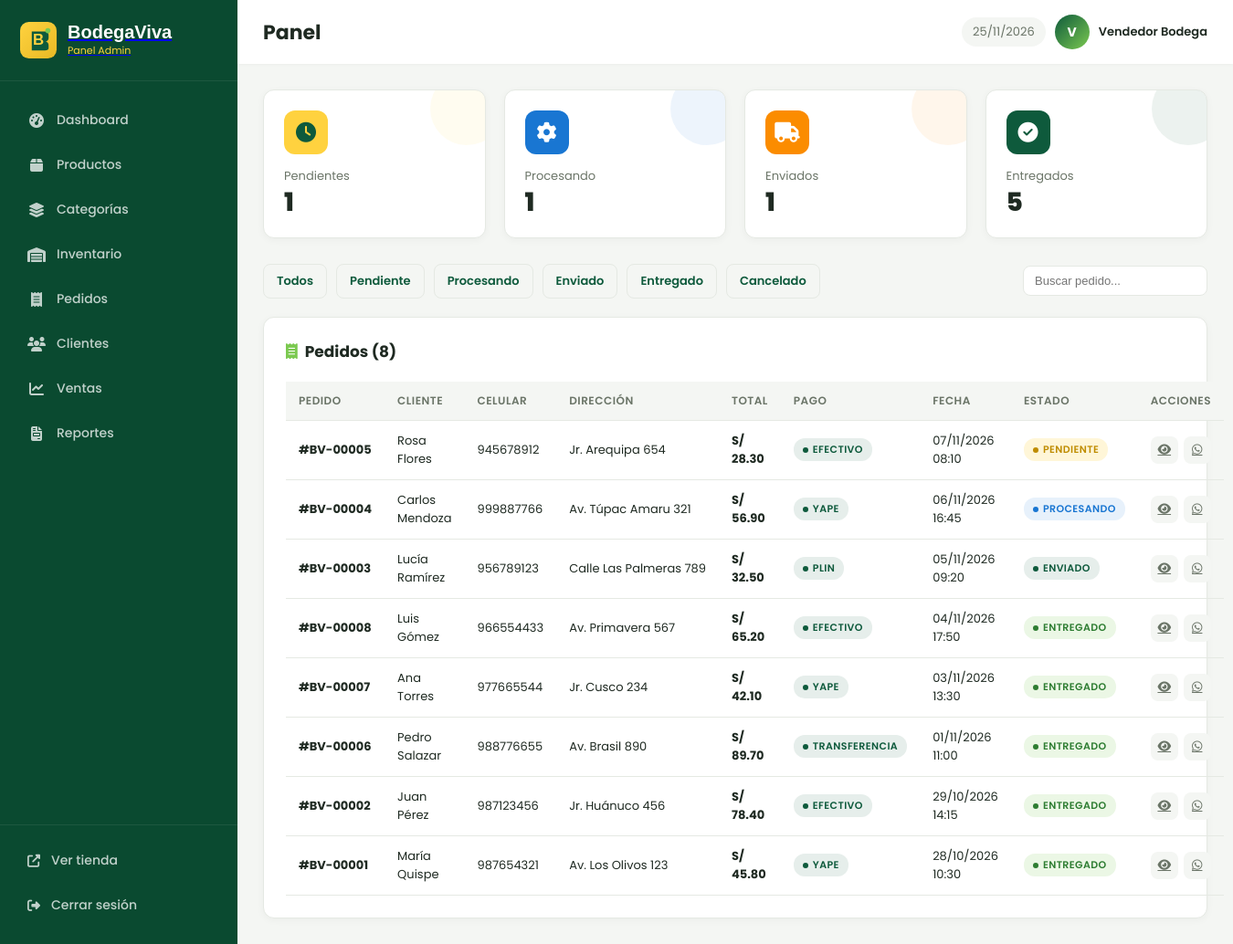
Page /admin/pedidos.php (signed in) on the committed database.
### tables this page shows
CREATE TABLE pedidos (
    id INT(11) NOT NULL AUTO_INCREMENT,
    cliente_id INT(11),
    nombre_cliente VARCHAR(100) NOT NULL,
    celular VARCHAR(20) NOT NULL,
    direccion VARCHAR(255) NOT NULL,
    referencia VARCHAR(255),
    metodo_pago ENUM('efectivo','yape','plin','transferencia') DEFAULT 'efectivo',
    total DECIMAL(10,2) NOT NULL,
    estado ENUM('pendiente','procesando','enviado','entregado','cancelado') DEFAULT 'pendiente',
    observaciones TEXT,
    fecha_pedido TIMESTAMP DEFAULT CURRENT_TIMESTAMP,
    PRIMARY KEY (id),
    FOREIGN KEY (cliente_id) REFERENCES clientes(id) ON DELETE SET NULL,
    INDEX idx_estado (estado),
    INDEX idx_fecha (fecha_pedido)
);

### config/db.php (called while the page is built, shortened)
<?php
require_once __DIR__ . '/config.php';
class Database {
    private static $instance = null;
    private $conn;
    private function __construct() {
        $this->conn = @new mysqli(DB_HOST, DB_USER, DB_PASS, DB_NAME);
        $this->conn->set_charset(DB_CHARSET);
    }
    public static function getInstance() {
        if (self::$instance === null) {
            self::$instance = new self();
        }
        return self::$instance;
    }
    public function query($sql, $params = []) {
        $stmt = $this->conn->prepare($sql);
        if (!empty($params)) {
            $types = $params[0];
            $values = array_slice($params, 1);
            $stmt->bind_param($types, ...$values);
        }
        $stmt->execute();
        return $stmt;
    }
    public function fetchAll($sql, $params = []) {
        $stmt = $this->query($sql, $params);
        $result = $stmt->get_result();
        $rows = [];
        while ($row = $result->fetch_assoc()) {
            $rows[] = $row;
        }
        return $rows;
    }
    public function fetchOne($sql, $params = []) {
        $rows = $this->fetchAll($sql, $params);
        return !empty($rows) ? $rows[0] : null;
    }
}
$db = Database::getInstance();

### config/config.php (called while the page is built, shortened)
<?php
$ESTADOS_PEDIDO = [
    'pendiente'   => ['label' => 'Pendiente', 'color' => 'warning'],
    'procesando'  => ['label' => 'Procesando', 'color' => 'info'],
    'enviado'     => ['label' => 'Enviado', 'color' => 'primary'],
    'entregado'   => ['label' => 'Entregado', 'color' => 'success'],
    'cancelado'   => ['label' => 'Cancelado', 'color' => 'danger'],
];

### admin/pedidos.php (the view, shortened to what this page needs)
<?php
require_once __DIR__ . '/../config/config.php';
require_once __DIR__ . '/../config/db.php';
require_once __DIR__ . '/../includes/header_admin.php';
$filtro = $_GET['estado'] ?? '';
$sql = "SELECT * FROM pedidos";
$params = [];
$sql .= " ORDER BY fecha_pedido DESC";
$pedidos = $db->fetchAll($sql, $params);
$pedidos_pendientes = $db->fetchOne("SELECT COUNT(*) AS t FROM pedidos WHERE estado='pendiente'")['t'];
$pedidos_procesando = $db->fetchOne("SELECT COUNT(*) AS t FROM pedidos WHERE estado='procesando'")['t'];
$pedidos_enviados = $db->fetchOne("SELECT COUNT(*) AS t FROM pedidos WHERE estado='enviado'")['t'];
$pedidos_entregados = $db->fetchOne("SELECT COUNT(*) AS t FROM pedidos WHERE estado='entregado'")['t'];
?>
<div class="stats-grid">
    <div class="stat-card yellow"><div class="stat-icon"><i class="fa-solid fa-clock"></i></div><div class="stat-label">Pendientes</div><div class="stat-value"><?= $pedidos_pendientes ?></div></div>
    <div class="stat-card blue"><div class="stat-icon"><i class="fa-solid fa-gear"></i></div><div class="stat-label">Procesando</div><div class="stat-value"><?= $pedidos_procesando ?></div></div>
    <div class="stat-card orange"><div class="stat-icon"><i class="fa-solid fa-truck"></i></div><div class="stat-label">Enviados</div><div class="stat-value"><?= $pedidos_enviados ?></div></div>
    <div class="stat-card green"><div class="stat-icon"><i class="fa-solid fa-circle-check"></i></div><div class="stat-label">Entregados</div><div class="stat-value"><?= $pedidos_entregados ?></div></div>
</div>
<div class="filter-bar">
    <div class="left">
        <a href="<?= SITE_URL ?>/admin/pedidos.php" class="btn-admin btn-admin-outline <?= !$filtro ? 'btn-admin-primary' : '' ?>">Todos</a>
        <?php foreach (['pendiente', 'procesando', 'enviado', 'entregado', 'cancelado'] as $est): ?>
            <a href="<?= SITE_URL ?>/admin/pedidos.php?estado=<?= $est ?>" class="btn-admin btn-admin-outline <?= $filtro === $est ? 'btn-admin-primary' : '' ?>">
                <?= $ESTADOS_PEDIDO[$est]['label'] ?>
            </a>
        <?php endforeach; ?>
    </div>
    <div class="right">
        <input type="text" id="tableSearch" placeholder="Buscar pedido..." style="padding:8px 12px; border:1px solid var(--admin-border); border-radius:8px; font-size:13px;">
    </div>
</div>
<div class="panel-card">
    <div class="panel-card-header">
        <h3><i class="fa-solid fa-receipt"></i> Pedidos (<?= count($pedidos) ?>)</h3>
    </div>
    <div class="table-responsive">
        <table class="data-table">
            <thead>
                <tr>
                    <th>Pedido</th>
                    <th>Cliente</th>
                    <th>Celular</th>
                    <th>Dirección</th>
                    <th>Total</th>
                    <th>Pago</th>
                    <th>Fecha</th>
                    <th>Estado</th>
                    <th>Acciones</th>
                </tr>
            </thead>
            <tbody>
                <?php foreach ($pedidos as $ped): ?>
                    <tr>
                        <td data-label="Pedido"><strong>#<?= SITE_PREFIX ?>-<?= str_pad($ped['id'], 5, '0', STR_PAD_LEFT) ?></strong></td>
                        <td data-label="Cliente"><?= htmlspecialchars($ped['nombre_cliente']) ?></td>
                        <td data-label="Celular"><?= htmlspecialchars($ped['celular']) ?></td>
                        <td data-label="Dirección" style="max-width:200px; overflow:hidden; text-overflow:ellipsis; white-space:nowrap;"><?= htmlspecialchars($ped['direccion']) ?></td>
                        <td data-label="Total"><strong>S/ <?= number_format($ped['total'], 2) ?></strong></td>
                        <td data-label="Pago"><span class="badge-status primary"><?= ucfirst($ped['metodo_pago']) ?></span></td>
                        <td data-label="Fecha"><?= date('d/m/Y H:i', strtotime($ped['fecha_pedido'])) ?></td>
                        <td data-label="Estado">
                            <span class="badge-status <?= $ESTADOS_PEDIDO[$ped['estado']]['color'] ?>">
                                <?= $ESTADOS_PEDIDO[$ped['estado']]['label'] ?>
                            </span>
                        </td>
                        <td data-label="Acciones">
                            <div class="row-actions">
                                <a href="<?= SITE_URL ?>/admin/pedido_detalle.php?id=<?= $ped['id'] ?>" class="icon-action" title="Ver detalle">
                                    <i class="fa-solid fa-eye"></i>
                                </a>
                                <a href="https://wa.me/51<?= preg_replace('/\D/', '', $ped['celular']) ?>?text=<?= urlencode('Hola ' . $ped['nombre_cliente'] . ', tu pedido #' . SITE_PREFIX . '-' . str_pad($ped['id'], 5, '0', STR_PAD_LEFT) . ' está en proceso.') ?>"
                                   class="icon-action" target="_blank" title="WhatsApp">
                                    <i class="fa-brands fa-whatsapp"></i>
                                </a>
                            </div>
                        </td>
                    </tr>
                <?php endforeach; ?>
            </tbody>
        </table>
    </div>
</div>
<?php include __DIR__ . '/../includes/footer_admin.php'; ?>

### rows in the picture
pedidos: id "00005", nombre_cliente "Rosa Flores", celular "945678912", direccion "Jr. Arequipa 654", total "28.30", metodo_pago "EFECTIVO", fecha_pedido "07/11/2026 08:10", estado "PENDIENTE"
pedidos: id "00004", nombre_cliente "Carlos Mendoza", celular "999887766", direccion "Av. Túpac Amaru 321", total "56.90", metodo_pago "YAPE", fecha_pedido "06/11/2026 16:45", estado "PROCESANDO"
pedidos: id "00003", nombre_cliente "Lucía Ramírez", celular "956789123", direccion "Calle Las Palmeras 789", total "32.50", metodo_pago "PLIN", fecha_pedido "05/11/2026 09:20", estado "ENVIADO"
pedidos: id "00008", nombre_cliente "Luis Gómez", celular "966554433", direccion "Av. Primavera 567", total "65.20", metodo_pago "EFECTIVO", fecha_pedido "04/11/2026 17:50", estado "ENTREGADO"
pedidos: id "00007", nombre_cliente "Ana Torres", celular "977665544", direccion "Jr. Cusco 234", total "42.10", metodo_pago "YAPE", fecha_pedido "03/11/2026 13:30", estado "ENTREGADO"
pedidos: id "00006", nombre_cliente "Pedro Salazar", celular "988776655", direccion "Av. Brasil 890", total "89.70", metodo_pago "TRANSFERENCIA", fecha_pedido "01/11/2026 11:00", estado "ENTREGADO"
pedidos: id "00002", nombre_cliente "Juan Pérez", celular "987123456", direccion "Jr. Huánuco 456", total "78.40", metodo_pago "EFECTIVO", fecha_pedido "29/10/2026 14:15", estado "ENTREGADO"
pedidos: id "00001", nombre_cliente "María Quispe", celular "987654321", direccion "Av. Los Olivos 123", total "45.80", metodo_pago "YAPE", fecha_pedido "28/10/2026 10:30", estado "ENTREGADO"

### other values in the picture
SITE_NAME "BodegaViva"
$pagina_titulo "Panel"
substr($admin_nombre, 0, 1) "V"
$admin_nombre "Vendedor Bodega"
$pedidos_pendientes "1"
$pedidos_procesando "1"
$pedidos_enviados "1"
$pedidos_entregados "5"
$ESTADOS_PEDIDO[$est]['label'] "Pendiente"
$ESTADOS_PEDIDO[$est]['label'] "Procesando"
$ESTADOS_PEDIDO[$est]['label'] "Enviado"
$ESTADOS_PEDIDO[$est]['label'] "Entregado"
$ESTADOS_PEDIDO[$est]['label'] "Cancelado"
count($pedidos) "8"
